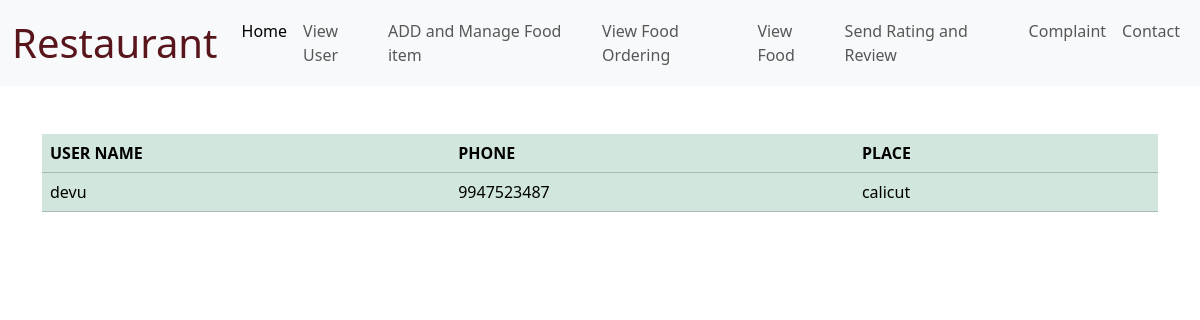
The app's page /viewuser, older data.
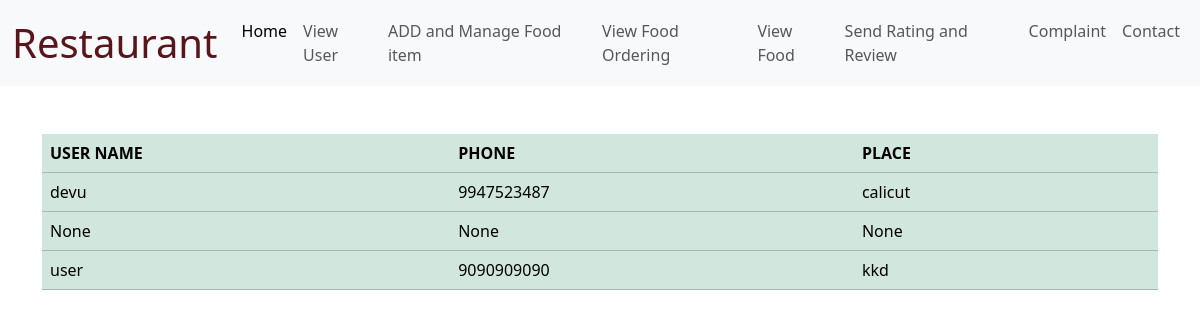
The same page, newer data.
### world_wallet_expence_app/models.py (models this page shows)
class UserTable(models.Model):
    LOGINID=models.ForeignKey(LoginTable, on_delete=models.CASCADE)
    Name=models.CharField(max_length=20, null=True,blank=True)
    phone=models.CharField(max_length=20, null=True,blank=True)
    place=models.CharField(max_length=25, null=True,blank=True)
    status=models.CharField(max_length=25, null=True,blank=True)

### world_wallet_expence_app/views.py (the view)
# urls.py: path('viewuser',Viewuser.as_view(),name='viewuser'),
class Viewuser(View):
    def get(self,request):
         u = UserTable.objects.all()
         return render(request,"RESTAURANT/viewuser.html",{'u':u})

### templates/RESTAURANT/viewuser.html (shortened to what this page needs)
{% load static %}
<html lang="en">
<head>
    <link href="https://cdn.jsdelivr.net/npm/bootstrap@5.3.3/dist/css/bootstrap.min.css" rel="stylesheet">
</head>
<body>
    <nav class="navbar navbar-expand-lg bg-body-tertiary">
        <div class="container-fluid">
          <a class="navbar-brand fs-1 text-danger-emphasis" href="#">Restaurant</a>
          <div class="collapse navbar-collapse" id="navbarSupportedContent">
            <ul class="navbar-nav ms-auto mb-2 mb-lg-0">
              <li class="nav-item">
                <a class="nav-link active" aria-current="page" href="/HomeRS">Home</a>
              </li>
              <li class="nav-item">
                <a class="nav-link" href="/viewuser">View User</a>
              </li>
              <li class="nav-item">
                <a class="nav-link" href="/Add">ADD and Manage Food item</a>
              </li>
              <li class="nav-item">
                <a class="nav-link " href="/viewfood">View Food Ordering</a>
              </li>
              <li class="nav-item">
                <a class="nav-link " href="/foodview">View Food </a>
              </li>
              <li class="nav-item">
                <a class="nav-link" href="/Resreview">Send Rating and Review</a>
              </li>
              <li class="nav-item">
                <a class="nav-link" href="/restcomplaint">Complaint</a>
              </li>
              <li class="nav-item">
                <a class="nav-link" href="#">Contact</a>
              </li>
            </ul>
          </div>
        </div>
      </nav>
      <div class="container mt-5">
        <table class="table table-success">
            <thead>
              <tr>
                <th scope="col">USER NAME</th>
                <th scope="col">PHONE</th>
                <th scope="col">PLACE</th>
                <th colspan="6"></th>
              </tr>
            </thead>
            <tbody>
              {% for i in u %}
              <tr>
                <td>{{i.Name}}</td>
                <td> {{i.phone}}</td>
                <td>{{i.place}}</td>
                <td></td>
              </tr>
              {%endfor%}
            </tbody>
          </table>
        </div>
</body>
</html>

Row changes from the older to the newer data that the page shows:
added UserTable: Name "None", phone "None", place "None"
added UserTable: Name "user", phone "9090909090", place "kkd"
